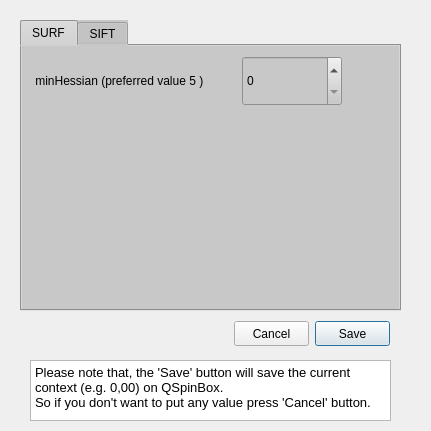
<?xml version="1.0" encoding="UTF-8"?>
<ui version="4.0">
 <class>FeatureData</class>
 <widget class="QDialog" name="FeatureData">
  <property name="geometry">
   <rect>
    <x>0</x>
    <y>0</y>
    <width>431</width>
    <height>431</height>
   </rect>
  </property>
  <property name="windowTitle">
   <string>Dialog</string>
  </property>
  <widget class="QTabWidget" name="tabWidget">
   <property name="geometry">
    <rect>
     <x>20</x>
     <y>20</y>
     <width>381</width>
     <height>291</height>
    </rect>
   </property>
   <property name="styleSheet">
    <string notr="true">background-color: rgb(200, 200, 200);</string>
   </property>
   <property name="currentIndex">
    <number>0</number>
   </property>
   <property name="movable">
    <bool>true</bool>
   </property>
   <widget class="QWidget" name="tab_2">
    <attribute name="title">
     <string>SURF</string>
    </attribute>
    <attribute name="toolTip">
     <string>Adujst SURF Parameter</string>
    </attribute>
    <widget class="QLabel" name="label_5">
     <property name="geometry">
      <rect>
       <x>10</x>
       <y>10</y>
       <width>200</width>
       <height>50</height>
      </rect>
     </property>
     <property name="styleSheet">
      <string notr="true">font: 10pt &quot;MS Shell Dlg 2&quot;;</string>
     </property>
     <property name="text">
      <string> minHessian (preferred value 5 )</string>
     </property>
    </widget>
    <widget class="QSpinBox" name="spinBox">
     <property name="geometry">
      <rect>
       <x>220</x>
       <y>10</y>
       <width>100</width>
       <height>50</height>
      </rect>
     </property>
    </widget>
   </widget>
   <widget class="QWidget" name="tab">
    <attribute name="title">
     <string>SIFT</string>
    </attribute>
    <attribute name="toolTip">
     <string>Adjust SIFT Parameter</string>
    </attribute>
    <widget class="QLabel" name="label_2">
     <property name="geometry">
      <rect>
       <x>10</x>
       <y>70</y>
       <width>200</width>
       <height>50</height>
      </rect>
     </property>
     <property name="styleSheet">
      <string notr="true">font: 10pt &quot;MS Shell Dlg 2&quot;;</string>
     </property>
     <property name="text">
      <string>nOctaveLayers (preferred value 4)</string>
     </property>
    </widget>
    <widget class="QDoubleSpinBox" name="doubleSpinBox_2">
     <property name="geometry">
      <rect>
       <x>220</x>
       <y>70</y>
       <width>100</width>
       <height>50</height>
      </rect>
     </property>
    </widget>
    <widget class="QDoubleSpinBox" name="doubleSpinBox_3">
     <property name="geometry">
      <rect>
       <x>220</x>
       <y>130</y>
       <width>100</width>
       <height>50</height>
      </rect>
     </property>
    </widget>
    <widget class="QLabel" name="label_3">
     <property name="geometry">
      <rect>
       <x>10</x>
       <y>130</y>
       <width>200</width>
       <height>50</height>
      </rect>
     </property>
     <property name="text">
      <string>EdgeThreshold (preferred value 10 )</string>
     </property>
    </widget>
    <widget class="QDoubleSpinBox" name="doubleSpinBox_4">
     <property name="geometry">
      <rect>
       <x>220</x>
       <y>190</y>
       <width>100</width>
       <height>50</height>
      </rect>
     </property>
    </widget>
    <widget class="QLabel" name="label_4">
     <property name="geometry">
      <rect>
       <x>10</x>
       <y>190</y>
       <width>200</width>
       <height>50</height>
      </rect>
     </property>
     <property name="text">
      <string>Sigma (preferred value 1.6 )</string>
     </property>
    </widget>
    <widget class="QLabel" name="label">
     <property name="geometry">
      <rect>
       <x>10</x>
       <y>10</y>
       <width>200</width>
       <height>50</height>
      </rect>
     </property>
     <property name="styleSheet">
      <string notr="true">font: 10pt &quot;MS Shell Dlg 2&quot;;</string>
     </property>
     <property name="text">
      <string>nFeatures (preferred value 0)</string>
     </property>
    </widget>
    <widget class="QDoubleSpinBox" name="doubleSpinBox">
     <property name="geometry">
      <rect>
       <x>220</x>
       <y>10</y>
       <width>100</width>
       <height>50</height>
      </rect>
     </property>
    </widget>
   </widget>
  </widget>
  <widget class="QPushButton" name="Save">
   <property name="geometry">
    <rect>
     <x>315</x>
     <y>321</y>
     <width>75</width>
     <height>25</height>
    </rect>
   </property>
   <property name="text">
    <string>Save</string>
   </property>
  </widget>
  <widget class="QPushButton" name="Cancel">
   <property name="geometry">
    <rect>
     <x>234</x>
     <y>321</y>
     <width>75</width>
     <height>25</height>
    </rect>
   </property>
   <property name="text">
    <string>Cancel</string>
   </property>
  </widget>
  <widget class="QTextEdit" name="textEdit">
   <property name="geometry">
    <rect>
     <x>30</x>
     <y>360</y>
     <width>361</width>
     <height>61</height>
    </rect>
   </property>
   <property name="html">
    <string>&lt;!DOCTYPE HTML PUBLIC &quot;-//W3C//DTD HTML 4.0//EN&quot; &quot;http://www.w3.org/TR/REC-html40/strict.dtd&quot;&gt;
&lt;html&gt;&lt;head&gt;&lt;meta name=&quot;qrichtext&quot; content=&quot;1&quot; /&gt;&lt;style type=&quot;text/css&quot;&gt;
p, li { white-space: pre-wrap; }
&lt;/style&gt;&lt;/head&gt;&lt;body style=&quot; font-family:'MS Shell Dlg 2'; font-size:8.25pt; font-weight:400; font-style:normal;&quot;&gt;
&lt;p style=&quot; margin-top:0px; margin-bottom:0px; margin-left:0px; margin-right:0px; -qt-block-indent:0; text-indent:0px;&quot;&gt;&lt;span style=&quot; font-size:10pt;&quot;&gt;Please note that, the 'Save' button will save the current context (e.g. 0,00) on QSpinBox.&lt;/span&gt;&lt;/p&gt;
&lt;p style=&quot; margin-top:0px; margin-bottom:0px; margin-left:0px; margin-right:0px; -qt-block-indent:0; text-indent:0px;&quot;&gt;&lt;span style=&quot; font-size:10pt;&quot;&gt;So if you don't want to put any value press 'Cancel' button.&lt;/span&gt;&lt;/p&gt;&lt;/body&gt;&lt;/html&gt;</string>
   </property>
  </widget>
 </widget>
 <resources/>
 <connections/>
</ui>
